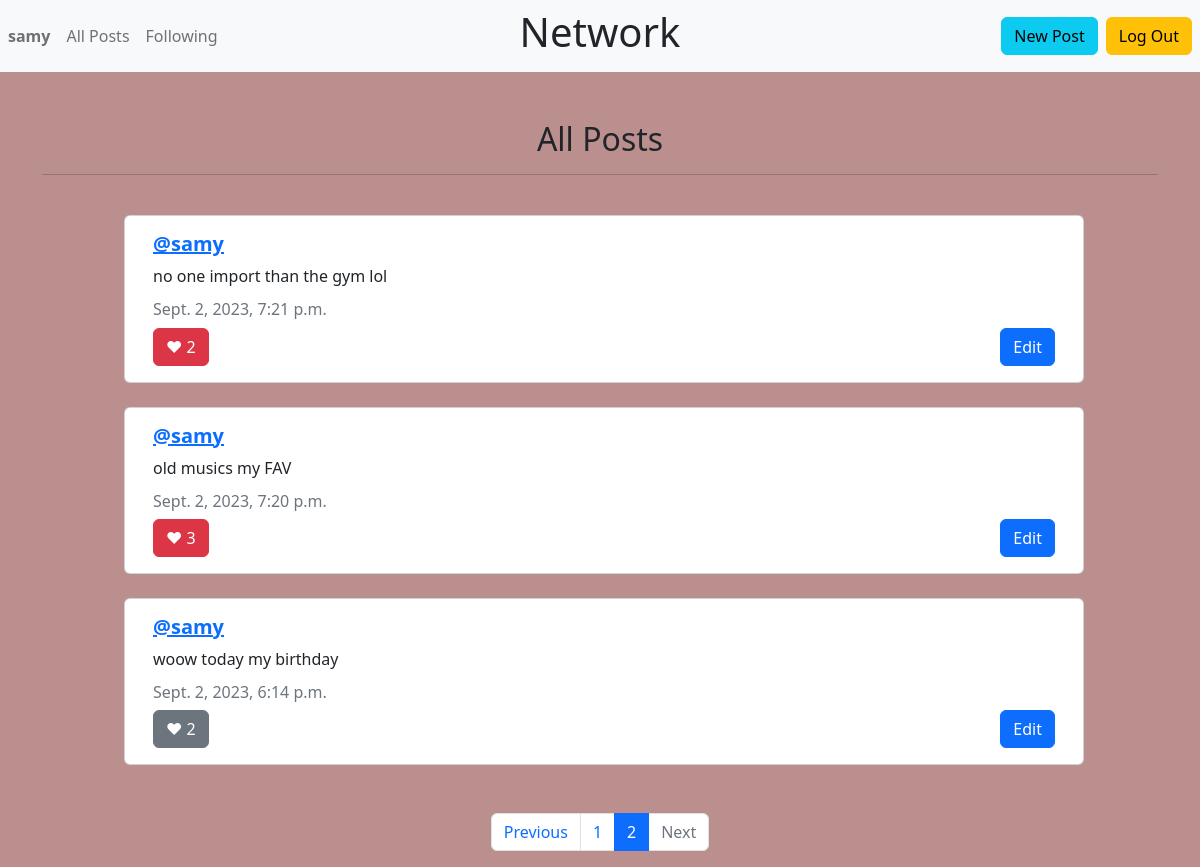
/allPosts?page=2 (signed in), run on the app's committed database.
### network/models.py (models this page shows, shortened)
class User(AbstractUser):
    pass

class Post(models.Model):
    author = models.ForeignKey(User, on_delete=models.CASCADE)
    postText = models.CharField(max_length=255)
    posted = models.DateTimeField(auto_now_add=True)
    like = models.ManyToManyField(User, blank=True, related_name="likes")

### network/views.py (the view)
# urls.py: path("allPosts", views.allPosts, name="allPosts"),
@login_required
def allPosts(request):
    posts = Post.objects.all().order_by('-posted')
    paginator = Paginator(posts, 10)
    page_number = request.GET.get('page')
    page_obj = paginator.get_page(page_number)
    return render(request, "network/allPosts.html", {
        "page_obj": page_obj
    })

### network/templates/network/allPosts.html (shortened to what this page needs)
{% extends "network/layout.html" %}
{% block body %}
<br>
<h2 class="text-center ">All Posts</h2>
<hr>
<br>
<div class="container">
{% for post in page_obj %}
<div class="row justify-content-center mb-4">
    <div class="ms-2 card" style="width: 60rem" data-id="{{post.id}}";>
        <div class="card-body rounded">
            <h5 class="card-title"><a href="{% url 'profile' user_id=post.author.id%}"><b>@{{ post.author}}</b></h5></a>
            <p class="card-text" id="postText">{{post.postText}}</p>
            <h6 class="card-subtitle mb-2 text-muted">{{post.posted}}</h6>
            {% if user.username in post.like.all|stringformat:'s' %}
            <button class="btn btn-danger float-left" id="follower">&hearts;&nbsp;<span id="number">{{ post.like.all.count }}</span></button>
            {% else %}
            <button class="btn btn-secondary float-left" id="follower">&hearts;&nbsp;<span id="number">{{ post.like.all.count }}</span></button>
            {% endif %}
            {% if user.username == post.author|stringformat:'s' %}
            <button class="btn btn-primary float-end edit" id="edit">  Edit</button>
            {% endif %}
        </div>
    </div>
    <br>
</div>
{% endfor %}
<br>
<nav aria-label="Page">
    <ul class="pagination justify-content-center">
        {% if page_obj.has_previous %}
        <li class="page-item">
            <a class="page-link" href="?page={{ page_obj.previous_page_number }}">Previous</a>
        </li>
        {% else %}
        <li class="page-item disabled">
            <a class="page-link" href="#" tabindex="-1" aria-disabled="True">Previous</a>
        </li>
        {% endif %}
        {% for i in page_obj.paginator.page_range %}
        {% if page_obj.number == i %}
        <li class="page-item active" aria-current="page">
            <span class="page-link">
            {{ i }}
            </span>
        </li>
        {% else %}
        <li class="page-item"><a class="page-link" href="?page={{ i }}">{{ i }}</a></li>
        {% endif %}
        {% endfor %}
        {% if page_obj.has_next %}
        <li class="page-item">
            <a class="page-link" href="?page={{ page_obj.next_page_number }}">Next</a>
        </li>
        {% else %}
        <li class="page-item disabled">
            <a class="page-link" href="#" tabindex="-1" aria-disabled="True">Next</a>
        </li>
        {% endif %}
    </ul>
</nav>
{% endblock %}

### network/templates/network/layout.html (shortened to what this page needs)
{% load static %}
<!DOCTYPE html>
<html lang="en">
<head>
    <link href="https://cdn.jsdelivr.net/npm/bootstrap@5.2.3/dist/css/bootstrap.min.css" rel="stylesheet">
    <link rel="stylesheet" href="{% static 'network/styles.css' %}"/>
</head>
<body>
    <nav class="navbar navbar-expand-md navbar-light bg-light">
    <div class="navbar-collapse collapse w-100 order-1 order-md-0 dual-collapse2">
    <ul class="navbar-nav mr-auto">
        {% if user.is_authenticated %}
        <li class="nav-item active">
            <a class="nav-link" href="{% url 'profile' user_id=user.id%}"><strong>{{ user.username }}</strong></a>
        </li>
        <li class="nav-item">
            <a class="nav-link" href="{% url 'allPosts' %}">All Posts</a>
        </li>
        <li class="nav-item">
            <a class="nav-link" href="{% url 'following' %}">Following</a>
        </li>
        {% endif %}
    </ul>
    </div>
    <div class="mx-auto order-0">
    <h1>Network</h1>
    </div>
    <div class="navbar-collapse collapse w-100 order-3 dual-collapse2">
        <ul class="navbar-nav ms-auto">
        {% if user.is_authenticated %}
        <li class="nav-item">
            <a class="btn btn-info me-2" href="{% url 'post' %}" role="button"> New Post</a>
        </li>
        <li class="nav-item">
            <a class="btn btn-warning me-2" href="{% url 'logout' %}" role="button"> Log Out</a>
        </li>
        {% endif %}
    </ul>
    </div>
</nav>
<div class="body">
    <div class="container">
    <br>
    {% block body %}
    {% endblock %}
</div>
</body>
</html>

### network/static/network/styles.css (style rules this page uses)
body { background-color:rosybrown }

### data on the page
User: username "samy"
Post: author "samy", postText "no one import than the gym lol", posted "Sept. 2, 2023, 7:21 p.m.", like.all.count "2", shows "Edit"
Post: author "samy", postText "old musics my FAV", posted "Sept. 2, 2023, 7:20 p.m.", like.all.count "3", shows "Edit"
Post: author "samy", postText "woow today my birthday", posted "Sept. 2, 2023, 6:14 p.m.", like.all.count "2", shows "Edit"

### other printed values
{{ i }} "1"
{{ i }} "2"
